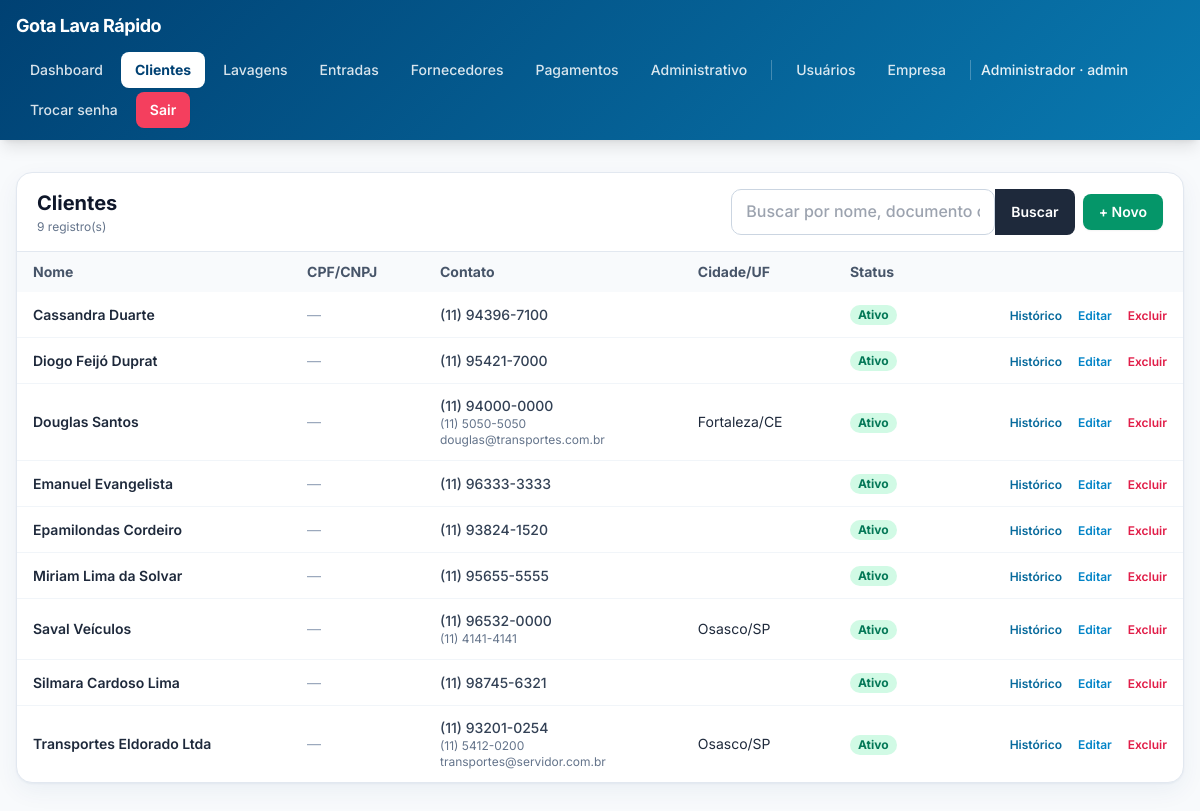
Page /clientes.php (signed in) on the earlier database version.
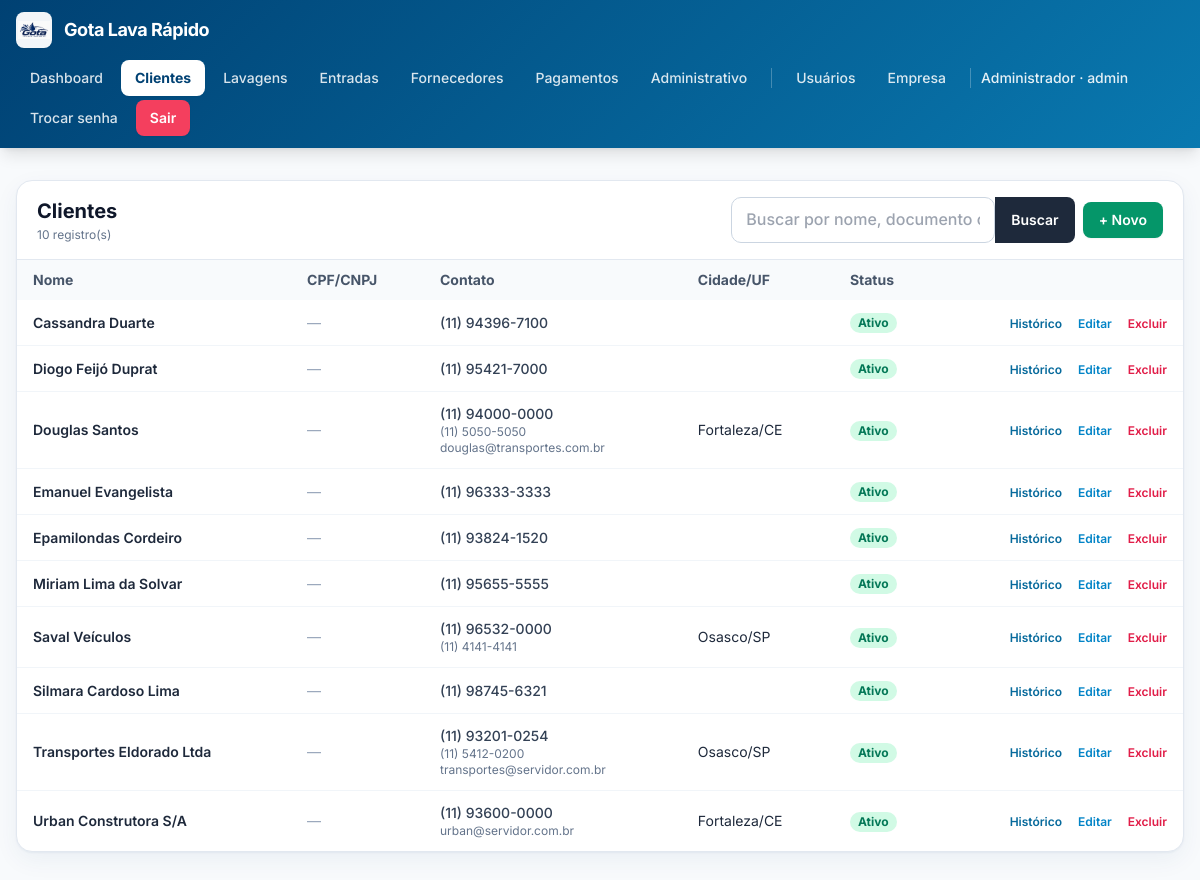
Same page on the later database version.
### tables this page shows
CREATE TABLE empresa (
                id INTEGER PRIMARY KEY CHECK (id = 1),
                razao_social  TEXT NOT NULL DEFAULT '',
                nome_fantasia TEXT NOT NULL DEFAULT '',
                cnpj          TEXT NOT NULL DEFAULT '',
                inscricao_estadual TEXT NOT NULL DEFAULT '',
                email         TEXT NOT NULL DEFAULT '',
                telefone      TEXT NOT NULL DEFAULT '',
                celular       TEXT NOT NULL DEFAULT '',
                cep           TEXT NOT NULL DEFAULT '',
                endereco      TEXT NOT NULL DEFAULT '',
                numero        TEXT NOT NULL DEFAULT '',
                complemento   TEXT NOT NULL DEFAULT '',
                bairro        TEXT NOT NULL DEFAULT '',
                cidade        TEXT NOT NULL DEFAULT '',
                uf            TEXT NOT NULL DEFAULT '',
                logo_path     TEXT NOT NULL DEFAULT '',
                atualizado_em TEXT NOT NULL DEFAULT (datetime('now','localtime'))
            );

CREATE TABLE usuarios (
        id INTEGER PRIMARY KEY AUTOINCREMENT,
        email TEXT NOT NULL UNIQUE,
        senha_hash TEXT NOT NULL,
        is_admin INTEGER NOT NULL DEFAULT 0,
        precisa_trocar_senha INTEGER NOT NULL DEFAULT 1,
        ativo INTEGER NOT NULL DEFAULT 1,
        criado_em TEXT NOT NULL DEFAULT (datetime('now','localtime'))
    , nome TEXT NOT NULL DEFAULT '', cpf TEXT NOT NULL DEFAULT '', celular TEXT NOT NULL DEFAULT '', permissoes TEXT NOT NULL DEFAULT '');

CREATE TABLE clientes (
        id INTEGER PRIMARY KEY AUTOINCREMENT,
        tipo TEXT NOT NULL DEFAULT 'F',
        nome TEXT NOT NULL DEFAULT '',
        nome_fantasia TEXT NOT NULL DEFAULT '',
        cpf_cnpj TEXT NOT NULL DEFAULT '',
        rg_ie TEXT NOT NULL DEFAULT '',
        data_nascimento TEXT NOT NULL DEFAULT '',
        email TEXT NOT NULL DEFAULT '',
        telefone TEXT NOT NULL DEFAULT '',
        celular TEXT NOT NULL DEFAULT '',
        cep TEXT NOT NULL DEFAULT '',
        endereco TEXT NOT NULL DEFAULT '',
        numero TEXT NOT NULL DEFAULT '',
        complemento TEXT NOT NULL DEFAULT '',
        bairro TEXT NOT NULL DEFAULT '',
        cidade TEXT NOT NULL DEFAULT '',
        uf TEXT NOT NULL DEFAULT '',
        observacoes TEXT NOT NULL DEFAULT '',
        ativo INTEGER NOT NULL DEFAULT 1,
        criado_em TEXT NOT NULL DEFAULT (datetime('now','localtime')),
        atualizado_em TEXT NOT NULL DEFAULT (datetime('now','localtime'))
    );

### config.php (called while the page is built, shortened)
<?php
function db(): PDO {
    static $pdo = null;
    if ($pdo === null) {
        $pdo = new PDO('sqlite:' . DB_PATH, null, null, [
            PDO::ATTR_ERRMODE            => PDO::ERRMODE_EXCEPTION,
            PDO::ATTR_DEFAULT_FETCH_MODE => PDO::FETCH_ASSOC,
        ]);
        $pdo->exec('PRAGMA foreign_keys = ON');
        $pdo->exec('PRAGMA journal_mode = WAL');
    }
    return $pdo;
}
require_once APP_ROOT . '/functions.php';

### functions.php (called while the page is built, shortened)
<?php
function e(?string $s): string {
    return htmlspecialchars((string)$s, ENT_QUOTES, 'UTF-8');
}
function usuario_logado(): ?array {
    $stmt = db()->prepare('SELECT id, email, is_admin, precisa_trocar_senha, ativo FROM usuarios WHERE id = ?');
    $stmt->execute([$_SESSION['usuario_id']]);
    $u = $stmt->fetch();
    return $u;
}
function empresa(): array {
    static $cache = null;
    if ($cache !== null) return $cache;
    $pdo = db();
    $existe = $pdo->query(
        "SELECT name FROM sqlite_master WHERE type='table' AND name='empresa'"
    )->fetchColumn();
    if (!$existe) {
        $pdo->exec("
            CREATE TABLE empresa (
                id INTEGER PRIMARY KEY CHECK (id = 1),
                razao_social  TEXT NOT NULL DEFAULT '',
                nome_fantasia TEXT NOT NULL DEFAULT '',
                cnpj          TEXT NOT NULL DEFAULT '',
                inscricao_estadual TEXT NOT NULL DEFAULT '',
                email         TEXT NOT NULL DEFAULT '',
                telefone      TEXT NOT NULL DEFAULT '',
                celular       TEXT NOT NULL DEFAULT '',
                cep           TEXT NOT NULL DEFAULT '',
                endereco      TEXT NOT NULL DEFAULT '',
                numero        TEXT NOT NULL DEFAULT '',
                complemento   TEXT NOT NULL DEFAULT '',
                bairro        TEXT NOT NULL DEFAULT '',
                cidade        TEXT NOT NULL DEFAULT '',
                uf            TEXT NOT NULL DEFAULT '',
                logo_path     TEXT NOT NULL DEFAULT '',
                atualizado_em TEXT NOT NULL DEFAULT (datetime('now','localtime'))
            )
        ");
        $pdo->exec("INSERT INTO empresa (id) VALUES (1)");
    } else {
        $pdo->exec("INSERT OR IGNORE INTO empresa (id) VALUES (1)");
    }
    $cache = $pdo->query('SELECT * FROM empresa WHERE id = 1')->fetch() ?: [];
    return $cache;
}
function empresa_logo_url(): ?string {
    $e = empresa();
    $abs = APP_ROOT . '/' . $e['logo_path'];
    if (!is_file($abs)) return null;
    return $e['logo_path'] . '?v=' . filemtime($abs);
}
function tem_permissao(string $modulo): bool {
    $u = usuario_logado();
    if ((int)$u['is_admin'] === 1) return true;
    return in_array($modulo, $_SESSION['__permissoes_cache'], true);
}

### clientes.php (the view, shortened to what this page needs)
<?php
require_once __DIR__ . '/config.php';
try {
    $__emp  = empresa();
} catch (Throwable $e) {
    $__emp = []; $__logo = null;
}
$busca  = trim((string)($_GET['q'] ?? ''));
$where  = '';
$params = [];
$stmt = db()->prepare("SELECT * FROM clientes $where ORDER BY nome COLLATE NOCASE");
$stmt->execute($params);
$clientes = $stmt->fetchAll();
require __DIR__ . '/header.php';
?>
<div class="bg-white rounded-2xl shadow-card border border-slate-200 overflow-hidden">
  <div class="px-5 py-4 border-b border-slate-200 flex flex-wrap items-center justify-between gap-3">
    <div>
      <h1 class="text-xl font-bold text-slate-900">Clientes</h1>
      <p class="text-xs text-slate-500 mt-0.5"><?= count($clientes) ?> registro(s)</p>
    </div>
    <div class="flex items-center gap-2 flex-wrap">
      <form method="get" class="flex">
        <input type="text" name="q" value="<?= e($busca) ?>"
               placeholder="Buscar por nome, documento ou e-mail"
               class="w-56 sm:w-72 rounded-l-lg border border-slate-300 px-3 py-2 text-sm font-semibold
                      focus:outline-none focus:ring-2 focus:ring-brand-400">
        <button class="rounded-r-lg bg-slate-800 hover:bg-slate-700 text-white px-4 text-sm font-semibold">Buscar</button>
      </form>
      <a href="cliente_form.php"
         class="rounded-lg bg-emerald-600 hover:bg-emerald-500 text-white px-4 py-2 text-sm font-semibold
                whitespace-nowrap shadow-sm">
        + Novo
      </a>
    </div>
  </div>
  <div class="overflow-x-auto">
    <table class="min-w-full text-sm">
      <thead class="bg-slate-50 text-slate-600">
        <tr>
          <th class="text-left px-4 py-2.5 font-bold">Nome</th>
          <th class="text-left px-4 py-2.5 font-bold">CPF/CNPJ</th>
          <th class="text-left px-4 py-2.5 font-bold">Contato</th>
          <th class="text-left px-4 py-2.5 font-bold">Cidade/UF</th>
          <th class="text-left px-4 py-2.5 font-bold">Status</th>
          <th class="px-4 py-2.5"></th>
        </tr>
      </thead>
      <tbody class="divide-y divide-slate-100">
      <?php if (!$clientes): ?>
        <tr><td colspan="6" class="px-4 py-10 text-center text-slate-400">
          Nenhum cliente cadastrado. Clique em <strong>+ Novo</strong> para começar.
        </td></tr>
      <?php else: foreach ($clientes as $c): ?>
        <tr class="hover:bg-slate-50 transition">
          <td class="px-4 py-3">
            <div class="font-semibold text-slate-800"><?= e($c['nome']) ?></div>
          </td>
          <td class="px-4 py-3 whitespace-nowrap">
            <?php if ($c['cpf_cnpj']): ?>
              <div class="text-xs text-slate-400 font-bold"><?= $c['tipo'] === 'J' ? 'CNPJ' : 'CPF' ?></div>
              <?= e(formatar_cpf_cnpj($c['cpf_cnpj'], $c['tipo'])) ?>
            <?php else: ?>
              <span class="text-slate-400">—</span>
            <?php endif; ?>
          </td>
          <td class="px-4 py-3">
            <?php if ($c['celular']): ?><div class="font-medium text-slate-700"><?= e($c['celular']) ?></div><?php endif; ?>
            <?php if ($c['telefone']): ?><div class="text-xs text-slate-500"><?= e($c['telefone']) ?></div><?php endif; ?>
            <?php if ($c['email']): ?><div class="text-xs text-slate-500 break-all"><?= e($c['email']) ?></div><?php endif; ?>
          </td>
          <td class="px-4 py-3">
            <?= e($c['cidade']) ?><?= $c['uf'] ? '/' . e($c['uf']) : '' ?>
          </td>
          <td class="px-4 py-3">
            <?php if ($c['ativo']): ?>
              <span class="inline-block text-xs px-2 py-0.5 rounded-full bg-emerald-100 text-emerald-700 font-bold">Ativo</span>
            <?php else: ?>
              <span class="inline-block text-xs px-2 py-0.5 rounded-full bg-slate-200 text-slate-700 font-bold">Inativo</span>
            <?php endif; ?>
          </td>
          <td class="px-4 py-3 text-right whitespace-nowrap">
            <button type="button"
                    class="btn-historico text-brand-600 hover:underline text-xs font-semibold mr-3"
                    data-id="<?= (int)$c['id'] ?>"
                    data-nome="<?= e($c['nome']) ?>">
              Histórico
            </button>
            <a href="cliente_form.php?id=<?= (int)$c['id'] ?>"
               class="text-sky-600 hover:underline text-xs font-semibold mr-3">Editar</a>
            <form method="post" class="inline"
                  onsubmit="return confirm('Excluir o cliente <?= e(addslashes($c['nome'])) ?>?');">
              <button class="text-rose-600 hover:underline text-xs font-semibold">Excluir</button>
            </form>
          </td>
        </tr>
      <?php endforeach; endif; ?>
      </tbody>
    </table>
  </div>
</div>
<?php require __DIR__ . '/footer.php'; ?>

### header.php (shortened to what this page needs)
<?php
$u      = usuario_logado();
$__emp  = [];
$__logo = null;
try {
    $__emp  = empresa();
    $__logo = empresa_logo_url();
} catch (Throwable $e) {
    $__emp = []; $__logo = null;
}
$__nome = $__emp['nome_fantasia'] ?? '';
$nomeTopo = '';
$atual    = basename($_SERVER['PHP_SELF'] ?? '');
if ($u) {
    $nomeTopo = $u['email'];
    try {
        $st = db()->prepare('SELECT nome FROM usuarios WHERE id = ?');
        $st->execute([(int)$_SESSION['usuario_id']]);
        $n = $st->fetchColumn();
        if ($n) $nomeTopo = $n;
    } catch (Throwable $e) {  }
}
function menu_cls(string $href, array $arquivos, string $atual): string {
    $ativo = ($atual === $href) || in_array($atual, $arquivos, true);
    return $ativo
        ? 'px-3.5 py-2 rounded-lg bg-white text-brand-700 font-bold shadow-sm'
        : 'px-3.5 py-2 rounded-lg text-white/85 hover:text-white hover:bg-white/15 transition font-medium';
}
?>
<!DOCTYPE html>
<html lang="pt-BR" class="h-full">
<head>
<script src="https://cdn.tailwindcss.com"></script>
</head>
<body class="h-full bg-slate-50 text-slate-800 antialiased">
<?php if ($u): ?>
<nav class="sticky top-0 z-40 text-white shadow-lg"
     style="background: linear-gradient(135deg, #004173 0%, #0979b0 100%);">
  <div class="max-w-7xl mx-auto px-4 py-3 flex flex-wrap items-center justify-between gap-3">
    <a href="dashboard.php" class="flex items-center gap-3 font-bold tracking-tight text-lg">
      <?php if ($__logo): ?>
        <img src="<?= e($__logo) ?>" alt="Logo"
             class="h-9 w-9 object-contain bg-white/95 rounded-lg p-0.5 shadow-sm">
      <?php endif; ?>
      <span><?= e($__nome) ?></span>
    </a>
    <div class="flex items-center gap-1 text-sm flex-wrap">
      <a href="dashboard.php" class="<?= menu_cls('dashboard.php', ['dashboard_operacional.php'], $atual) ?>">Dashboard</a>
      <?php if (function_exists('tem_permissao') && tem_permissao('clientes')): ?>
        <a href="clientes.php" class="<?= menu_cls('clientes.php', ['cliente_form.php', 'cliente_historico.php'], $atual) ?>">Clientes</a>
      <?php endif; ?>
      <?php if (function_exists('tem_permissao') && tem_permissao('lavagens')): ?>
        <a href="lavagens.php" class="<?= menu_cls('lavagens.php', ['lavagem_form.php'], $atual) ?>">Lavagens</a>
      <?php endif; ?>
      <?php if (function_exists('tem_permissao') && tem_permissao('entradas')): ?>
        <a href="entradas.php" class="<?= menu_cls('entradas.php', ['entrada_lavagem.php', 'cupom_lavagem.php', 'recibo.php'], $atual) ?>">Entradas</a>
      <?php endif; ?>
      <?php if (function_exists('tem_permissao') && tem_permissao('fornecedores')): ?>
        <a href="fornecedores.php" class="<?= menu_cls('fornecedores.php', ['fornecedor_form.php'], $atual) ?>">Fornecedores</a>
      <?php endif; ?>
      <?php if (function_exists('tem_permissao') && tem_permissao('pagamentos')): ?>
        <a href="pagamentos.php" class="<?= menu_cls('pagamentos.php', [
              'pagamento_form.php', 'dashboard_pagamentos.php',
              'relatorio_pagamentos.php', 'categorias_pagamento.php',
           ], $atual) ?>">Pagamentos</a>
      <?php endif; ?>
      <?php if (function_exists('tem_permissao') && tem_permissao('administrativo')): ?>
        <a href="administrativo.php" class="<?= menu_cls('administrativo.php', [], $atual) ?>">Administrativo</a>
      <?php endif; ?>
      <?php if ($u['is_admin']): ?>
        <a href="usuarios.php" class="<?= menu_cls('usuarios.php', ['usuario_form.php','usuario_senha_gerada.php'], $atual) ?>">Usuários</a>
        <a href="empresa.php"  class="<?= menu_cls('empresa.php',  [], $atual) ?>">Empresa</a>
      <?php endif; ?>
      <span class="hidden md:inline text-white/90 font-medium pr-2">
        <?= e($nomeTopo) ?><?= $u['is_admin'] ? ' · admin' : '' ?>
      </span>
      <a href="trocar_senha.php" class="px-3.5 py-2 rounded-lg text-white/85 hover:text-white hover:bg-white/15 transition font-medium">Trocar senha</a>
      <a href="logout.php"       class="px-3.5 py-2 rounded-lg bg-rose-500 hover:bg-rose-600 text-white font-semibold transition shadow-sm">Sair</a>
    </div>
  </div>
</nav>
<?php endif; ?>
<main class="max-w-7xl mx-auto px-4 py-6 sm:py-8">

### footer.php (shortened to what this page needs)
</main>
</body>
</html>

### header.php (style rules this page uses)
:root { --brand-700: #004173; --brand-500: #0979b0; --brand-400: #0cb7f2; --brand-200: #7cdaf9; --brand-100: #b6ffff; }
html, body { font-family: 'Inter', ui-sans-serif, system-ui, -apple-system, sans-serif; }
input:not([type="checkbox"]):not([type="radio"]):not([type="color"]):not([type="file"]):not([type="submit"]):not([type="button"]):not([type="hidden"]), select, textarea { font-size: 1rem; font-weight: 600; color: #000000; background-color: #ffffff; border: 1.5px solid #cbd5e1; border-radius: 0.625rem; padding: 0.7rem 0.875rem; transition: border-color .15s, box-shadow .15s, background-color .15s; width: 100%; line-height: 1.35; }
input::placeholder, textarea::placeholder { color: #94a3b8; font-weight: 500; }

Differences in the rows shown:
changed empresa "Gota Lava Rápido": logo_path: picture added
added clientes: nome "Urban Construtora S/A", celular "(11) 93600-0000", email "urban@servidor.com.br", cidade "Fortaleza", uf "CE", ativo "Ativo"
Other differences:
count($clientes): "9" → "10"
